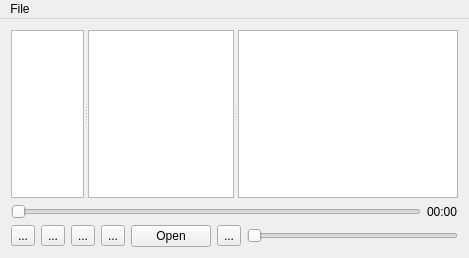
<?xml version="1.0" encoding="UTF-8"?>
<ui version="4.0">
 <class>Player</class>
 <widget class="QMainWindow" name="Player">
  <property name="geometry">
   <rect>
    <x>0</x>
    <y>0</y>
    <width>469</width>
    <height>258</height>
   </rect>
  </property>
  <property name="windowTitle">
   <string>Player</string>
  </property>
  <widget class="QWidget" name="centralWidget">
   <property name="baseSize">
    <size>
     <width>400</width>
     <height>400</height>
    </size>
   </property>
   <layout class="QGridLayout" name="gridLayout">
    <item row="0" column="0" colspan="2">
     <widget class="QSplitter" name="splitter">
      <property name="orientation">
       <enum>Qt::Horizontal</enum>
      </property>
      <widget class="QListView" name="categoriesView">
       <property name="sizePolicy">
        <sizepolicy hsizetype="Preferred" vsizetype="Expanding">
         <horstretch>1</horstretch>
         <verstretch>0</verstretch>
        </sizepolicy>
       </property>
       <property name="contextMenuPolicy">
        <enum>Qt::DefaultContextMenu</enum>
       </property>
      </widget>
      <widget class="QListView" name="songsView">
       <property name="sizePolicy">
        <sizepolicy hsizetype="Preferred" vsizetype="Expanding">
         <horstretch>2</horstretch>
         <verstretch>0</verstretch>
        </sizepolicy>
       </property>
      </widget>
      <widget class="QTreeView" name="treeView">
       <property name="sizePolicy">
        <sizepolicy hsizetype="Expanding" vsizetype="Expanding">
         <horstretch>3</horstretch>
         <verstretch>0</verstretch>
        </sizepolicy>
       </property>
      </widget>
     </widget>
    </item>
    <item row="1" column="0" colspan="2">
     <layout class="QHBoxLayout" name="horizontalLayout_3">
      <item>
       <widget class="QSlider" name="m_slider">
        <property name="orientation">
         <enum>Qt::Horizontal</enum>
        </property>
       </widget>
      </item>
      <item>
       <widget class="QLabel" name="m_labelDuration">
        <property name="text">
         <string>00:00</string>
        </property>
       </widget>
      </item>
     </layout>
    </item>
    <item row="2" column="0">
     <layout class="QHBoxLayout" name="horizontalLayout">
      <item>
       <widget class="QToolButton" name="m_previousButton">
        <property name="text">
         <string>...</string>
        </property>
       </widget>
      </item>
      <item>
       <widget class="QToolButton" name="m_playButton">
        <property name="text">
         <string>...</string>
        </property>
       </widget>
      </item>
      <item>
       <widget class="QToolButton" name="m_stopButton">
        <property name="text">
         <string>...</string>
        </property>
       </widget>
      </item>
      <item>
       <widget class="QToolButton" name="m_nextButton">
        <property name="text">
         <string>...</string>
        </property>
       </widget>
      </item>
      <item>
       <widget class="QPushButton" name="openButton">
        <property name="text">
         <string>Open</string>
        </property>
       </widget>
      </item>
     </layout>
    </item>
    <item row="2" column="1">
     <layout class="QHBoxLayout" name="horizontalLayout_2">
      <item>
       <widget class="QToolButton" name="m_muteButton">
        <property name="text">
         <string>...</string>
        </property>
       </widget>
      </item>
      <item>
       <widget class="QSlider" name="m_volumeSlider">
        <property name="orientation">
         <enum>Qt::Horizontal</enum>
        </property>
       </widget>
      </item>
     </layout>
    </item>
   </layout>
  </widget>
  <widget class="QMenuBar" name="menuBar">
   <property name="geometry">
    <rect>
     <x>0</x>
     <y>0</y>
     <width>469</width>
     <height>17</height>
    </rect>
   </property>
   <widget class="QMenu" name="menuFile">
    <property name="title">
     <string>File</string>
    </property>
    <addaction name="actionOpen"/>
    <addaction name="actionNew"/>
   </widget>
   <addaction name="menuFile"/>
  </widget>
  <action name="actionOpen">
   <property name="text">
    <string>Open</string>
   </property>
  </action>
  <action name="actionNew">
   <property name="text">
    <string>New Category</string>
   </property>
  </action>
 </widget>
 <layoutdefault spacing="6" margin="11"/>
 <resources/>
 <connections/>
</ui>
